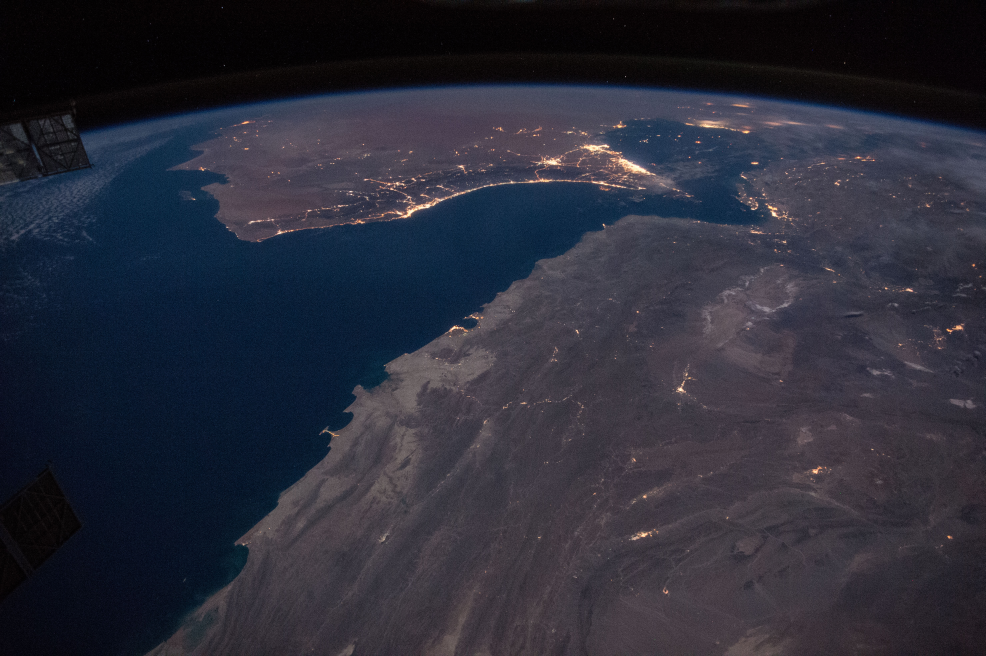
#> input picture hyperframes/media_src/gas/47871913_ISS_46_Gulf_of_Oman_with_Strait_of_Hormu.jpg, 4928 x 3280 px, found by its file name (shown at 1/5 size); its folder holds 4 pictures in this run
$ python gas_collage_test.py
#> lines starting #> are read from the running program, lines starting #| are printed output that depends on the picture; after the words box and inside, x2 and y2 are one past the last pixel; in counts of white or black regions, pixels touching at a corner belong together
### hyperframes/tools/collage_lib.py
import sys, random, glob
from PIL import Image, ImageDraw, ImageFilter, ImageOps, ImageFont, ImageEnhance, ImageChops
G = "/Volumes/DarwinSSD/MMVideo/hyperframes/media_src/govt/"
NM = "/Volumes/DarwinSSD/MMVideo/node_modules/@fontsource/"
MARK = ImageFont.truetype(NM + "permanent-marker/files/permanent-marker-latin-400-normal.woff", 64)
MARK_S = ImageFont.truetype(NM + "permanent-marker/files/permanent-marker-latin-400-normal.woff", 40)
SERIF = ImageFont.truetype(NM + "dm-serif-display/files/dm-serif-display-latin-400-normal.woff", 96)
SMALL = ImageFont.truetype("/System/Library/Fonts/Supplemental/Futura.ttc", 22)
W, H = 1920, 1080
random.seed(7)

def paper():
    base = Image.new("RGB", (W, H), (236, 229, 214))
    n = Image.effect_noise((W // 2, H // 2), 22).resize((W, H)).convert("RGB")
    base = Image.blend(base, ImageChops.multiply(base, ImageOps.colorize(n.convert("L"), (200, 190, 170), (255, 255, 255))), 0.5)
    return base

def halftone_bw(im, tint=None):
    a = im.split()[-1]
    g = ImageOps.grayscale(im.convert("RGB"))
    g = ImageEnhance.Contrast(g).enhance(1.35)
    rgb = ImageOps.colorize(g, (25, 25, 30), tint or (245, 240, 230))
    rgb.putalpha(a); return rgb

def sticker(im, border=14):
    a = im.split()[-1]
    big = a.filter(ImageFilter.MaxFilter(border * 2 + 1))
    out = Image.new("RGBA", im.size, (255, 255, 255, 0))
    white = Image.new("RGBA", im.size, (255, 255, 255, 255)); out.paste(white, (0, 0), big)
    out.alpha_composite(im)
    sh = Image.new("RGBA", im.size, (0, 0, 0, 0)); sh.paste(Image.new("RGBA", im.size, (0, 0, 0, 90)), (0, 0), big.filter(ImageFilter.GaussianBlur(10)))
    canvas = Image.new("RGBA", (im.width + 30, im.height + 30), (0, 0, 0, 0))
    canvas.alpha_composite(sh, (18, 22)); canvas.alpha_composite(out, (0, 0)); return canvas

def torn_photo(path, width, angle, crop=None):
#> called with width = 900, angle = -3
    im = Image.open(path).convert("RGB")
#> im is the input picture: PIL image 4928x3280 RGB; mean R, G, B 43, 44.3, 56.6
    if crop: im = im.crop(crop)
    im = im.resize((width, int(im.height * width / im.width)))
#> im: PIL image 900x599 RGB
    im = ImageEnhance.Color(im).enhance(0.55)
    w, h = im.size; pad = 18
#> after `w, h = im.size`: w = 900; h = 599
    m = Image.new("L", (w + pad * 2, h + pad * 2), 0); d = ImageDraw.Draw(m)
#> after `m = Image.new('L', (w + pad * 2, h + pad * 2), 0)`: m: PIL image 936x635 L; every value is 0
    pts = []
    for x in range(0, w + pad * 2, 14): pts.append((x, random.randint(0, 9)))
    for y in range(0, h + pad * 2, 14): pts.append((w + pad * 2 - random.randint(0, 9), y))
    for x in range(w + pad * 2, 0, -14): pts.append((x, h + pad * 2 - random.randint(0, 9)))
    for y in range(h + pad * 2, 0, -14): pts.append((random.randint(0, 9), y))
    d.polygon(pts, fill=255)
    card = Image.new("RGBA", m.size, (250, 247, 240, 0)); card.paste(Image.new("RGBA", m.size, (250, 247, 240, 255)), (0, 0), m)
    card.paste(im, (pad, pad))
    card.putalpha(ImageChops.multiply(card.split()[-1], m))
    sh = Image.new("RGBA", card.size, (0, 0, 0, 0)); sh.paste(Image.new("RGBA", card.size, (0, 0, 0, 80)), (0, 0), m.filter(ImageFilter.GaussianBlur(12)))
#> after `sh = Image.new('RGBA', card.size, (0, 0, 0, 0))`: sh: PIL image 936x635 RGBA; every value is 0
#> after `sh.paste(Image.new('RGBA', card.size, (0, 0, 0, 80)), (0, 0), m.filter`:
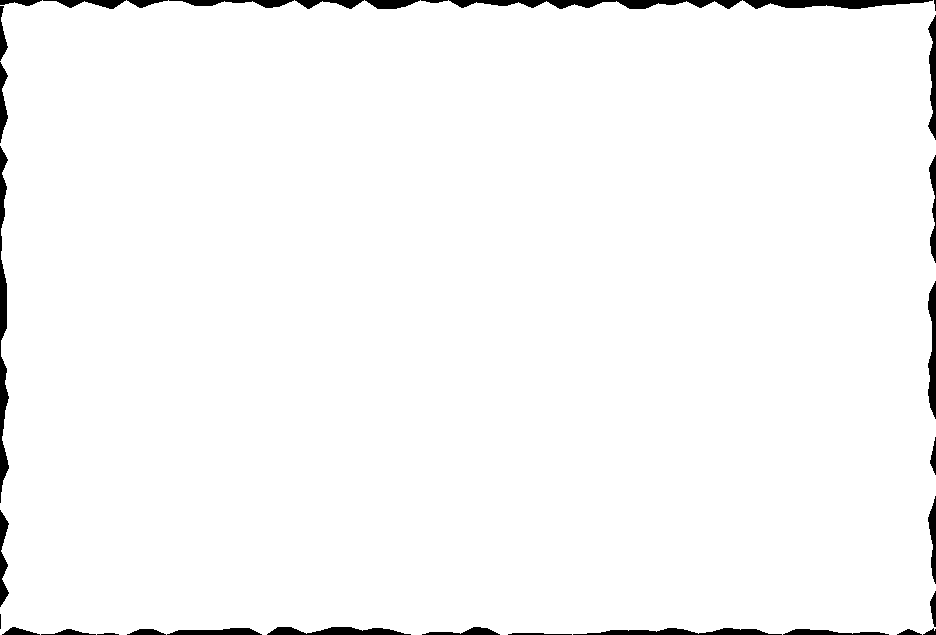
#> m: PIL image 936x635 L; 97.8% white; 33 black regions (2 under 20 px), largest, box (x1, y1, x2, y2) and area: (0, 146, 9, 503) 1615, (449, 0, 742, 9) 1492, (743, 0, 933, 9) 1124
    c2 = Image.new("RGBA", (card.width + 30, card.height + 30), (0, 0, 0, 0)); c2.alpha_composite(sh, (14, 18)); c2.alpha_composite(card)
#> after `c2 = Image.new('RGBA', (card.width + 30, card.height + 30), (0, 0, 0, `: c2: PIL image 966x665 RGBA; every value is 0
    return c2.rotate(angle, expand=True, resample=Image.BICUBIC)

def tape(img, x, y, ang):
#> called with x = 1280, y = 100, ang = -4
    t = Image.new("RGBA", (170, 48), (240, 225, 160, 170)).rotate(ang, expand=True)
    img.alpha_composite(t, (x, y))

def marker_circle(d, box, col=(200, 40, 40), w=8):
    x0, y0, x1, y1 = box
    for i in range(2): d.ellipse((x0 - i * 6, y0 + i * 4, x1 + i * 5, y1 - i * 3), outline=col, width=w)

def source(d, txt):
    w = d.textlength(txt, font=SMALL); d.rectangle((W - w - 80, H - 60, W - 40, H - 22), fill=(236, 229, 214)); d.text((W - w - 60, H - 54), txt, font=SMALL, fill=(90, 85, 75))

### hyperframes/tools/gas_collage_test.py
import sys; sys.path.insert(0, "/tmp")
from collage_lib import *
D = "/Volumes/DarwinSSD/MMVideo/hyperframes/media_src/gas/"
F = paper().convert("RGBA")
ph = torn_photo(D + "47871913_ISS_46_Gulf_of_Oman_with_Strait_of_Hormu.jpg", 900, -3)
F.alpha_composite(ph, (930, 120)); tape(F, 1280, 100, -4)
d = ImageDraw.Draw(F)
d.text((90, 70), "THE STORM", font=SERIF, fill=(30, 30, 35))
d.text((96, 190), "Qatar's ships, July to September", font=MARK, fill=(176, 130, 30))
# 28 ship icons, 6 arrive
for i in range(28):
    col, row = i % 7, i // 7
    x, y = 100 + col * 112, 330 + row * 92
    ok = i < 6
    fill = (40, 70, 110) if ok else (200, 196, 186)
    d.polygon([(x, y + 30), (x + 90, y + 30), (x + 76, y + 52), (x + 12, y + 52)], fill=fill)
    for k in range(3): d.ellipse((x + 14 + k * 24, y + 10, x + 34 + k * 24, y + 30), fill=fill)
    if not ok: d.line((x, y + 56, x + 90, y + 4), fill=(200, 40, 40), width=5)
d.text((100, 712), "28 due  ·  6 arrived (equivalent)", font=MARK, fill=(200, 40, 40))
d.text((100, 795), "MANAGEMENT SAYS (Petronet, Q2 call)", font=SMALL, fill=(90, 85, 75))
ship = Image.open(D + "cut/lng_ship.png").convert("RGBA"); ship.thumbnail((900, 400))
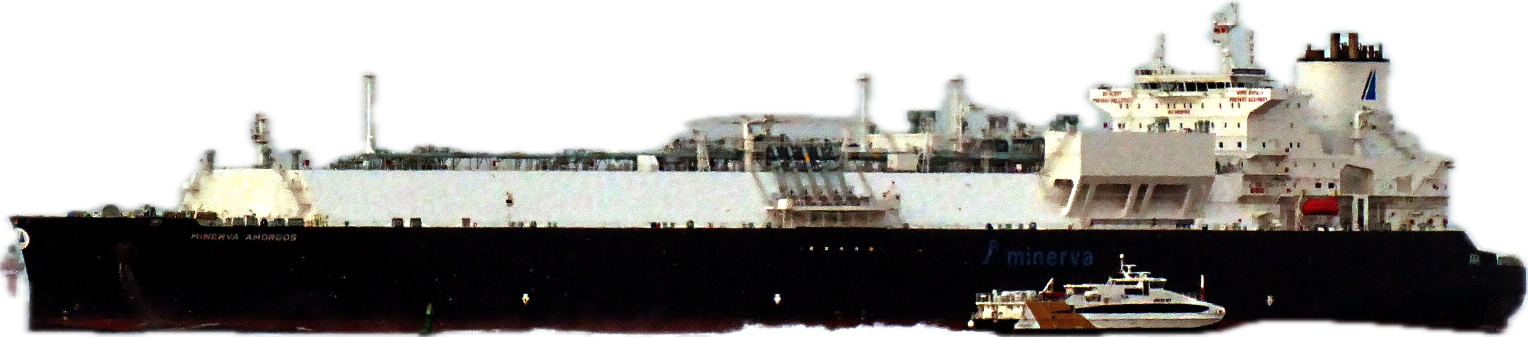
#> input picture hyperframes/media_src/gas/cut/lng_ship.png, 3056 x 673 px, found by its file name (shown at 1/2 size)
#> further down, ship is the input picture: PIL image 3056x673 RGBA; mean R, G, B, A 59.3, 57.4, 54, 148.3
F.alpha_composite(sticker(halftone_bw(ship)), (930, 760))
#> in halftone_bw, `g = ImageEnhance.Contrast(g).enhance(1.35)`:
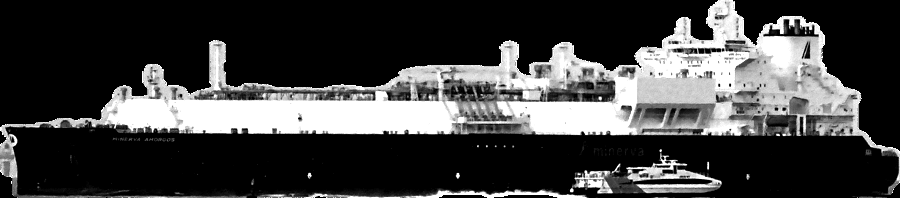
#> g: PIL image 900x198 L; min 0, max 255, mean 64.7
#> in sticker, `big = a.filter(ImageFilter.MaxFilter(border * 2 + 1))`:
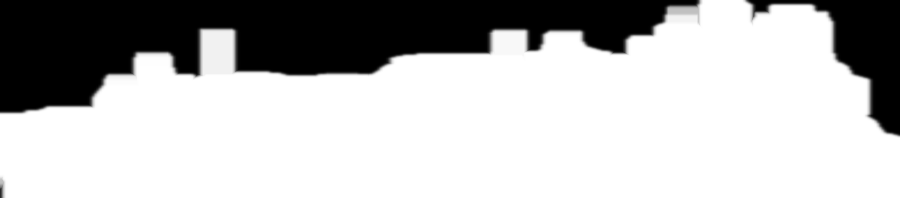
#> big: PIL image 900x198 L; min 0, max 255, mean 184.5
#> in sticker, `white = Image.new('RGBA', im.size, (255, 255, 255, 255))`: white: PIL image 900x198 RGBA; every value is 255
#> in sticker, `sh = Image.new('RGBA', im.size, (0, 0, 0, 0))`: sh: PIL image 900x198 RGBA; every value is 0
#> in sticker, `sh.paste(Image.new('RGBA', im.size, (0, 0, 0, 90)), (0, 0), big.filter`:
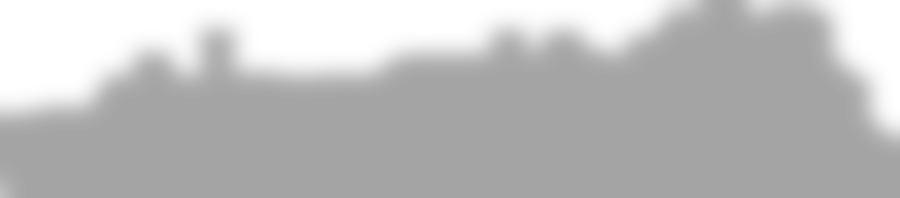
#> sh: PIL image 900x198 RGBA; mean R, G, B, A 0, 0, 0, 65.1; transparent parts drawn white
#> in sticker, `canvas = Image.new("RGBA", (im.width + 30, im.height + 30), (0, 0, 0, ..`: canvas: PIL image 930x228 RGBA; every value is 0
#> in sticker, `canvas.alpha_composite(out, (0, 0))`:
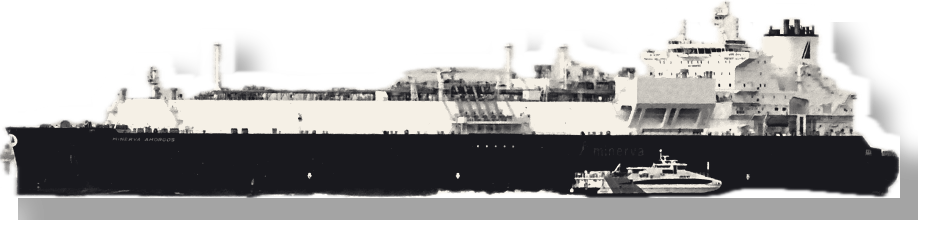
#> canvas: PIL image 930x228 RGBA; mean R, G, B, A 88, 87.1, 86.7, 164.5; transparent parts drawn white
d = ImageDraw.Draw(F)
d.text((1180, 640), "Strait of Hormuz, from space", font=MARK_S, fill=(245, 240, 230))
source(d, "Photos: NASA / Tim Kopra, ISS (public domain) · LNG tanker Minerva Amorgos by Rhetos (CC0), via Wikimedia Commons")
F.convert("RGB").save("/tmp/gas_frame05.jpg", quality=90); print("ok")
#> after `F.convert('RGB').save('/tmp/gas_frame05.jpg', quality=90)`:
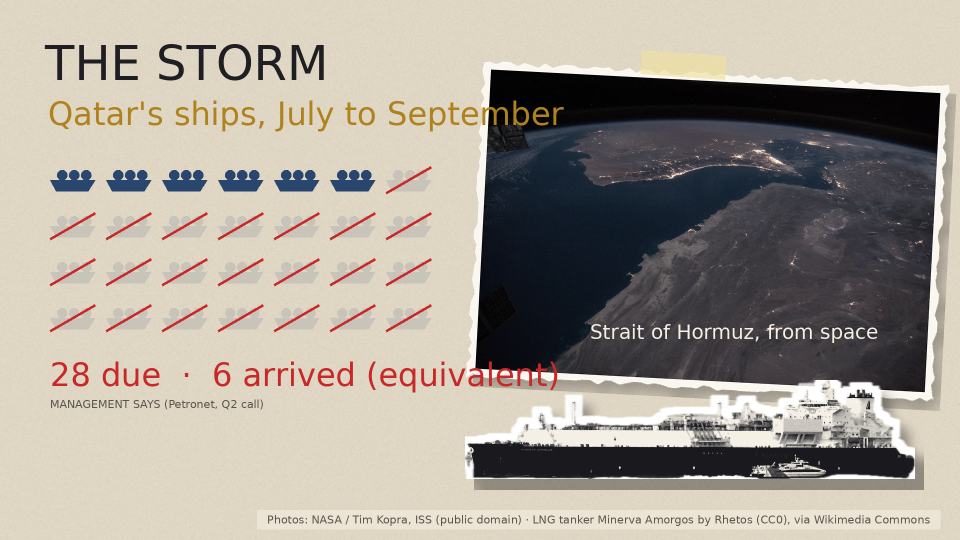
#> saved as gas_frame05.jpg: PIL image 1920x1080 RGB (shown at 1/2 size); mean R, G, B 166.5, 159.3, 149.4
#| ok
